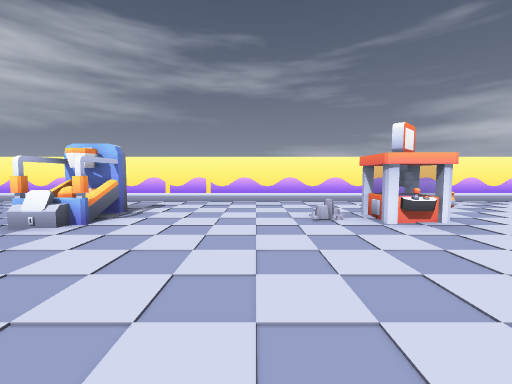
view 1 (above)

23 first-person views from a walk through a level from a Godot 3-D game. The camera is 1.2 m above the floor, tilts 4° down and sees 90° across. The floor is counted in squares, 2 m on a side. Each view is taken from the middle of a square. On the plan, view 1 faces up. The plan holds only what a view shows up to about 9 squares ahead; the rest is blank. The place goes on beyond the plan. Characters and animated objects are not drawn.

view 2
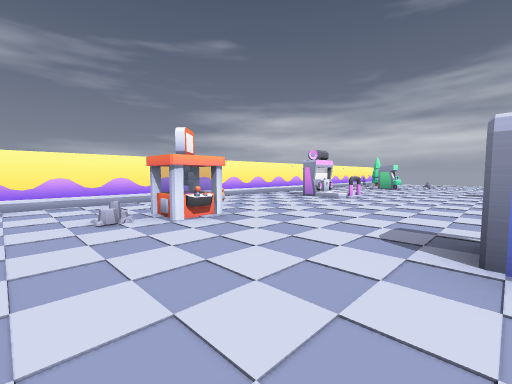

view 3
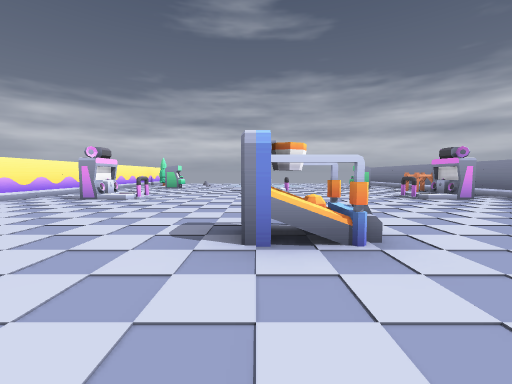

view 4
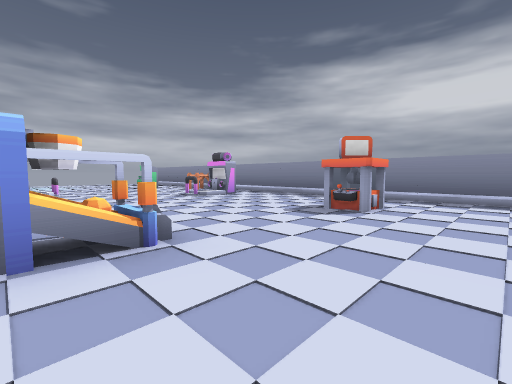

view 5
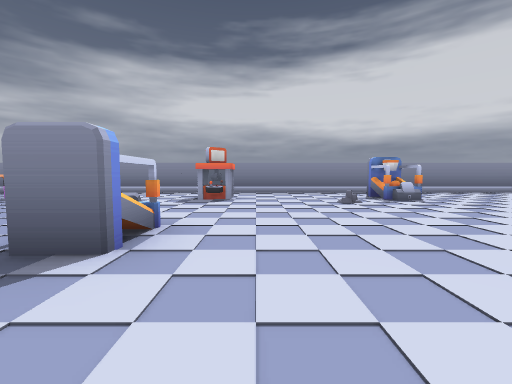

view 6
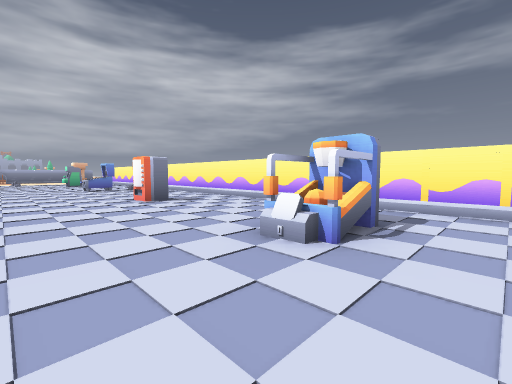

view 7
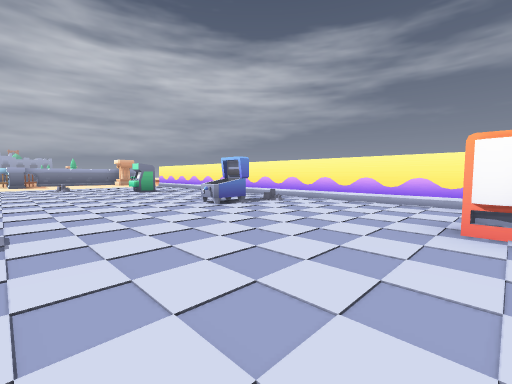

view 8
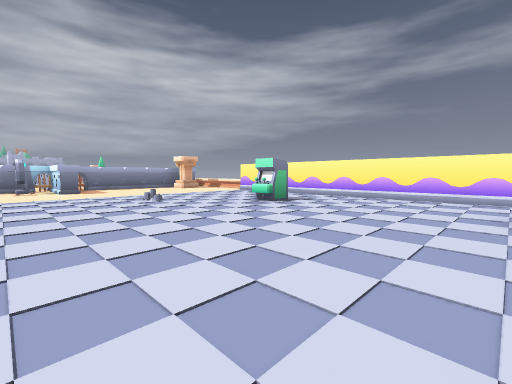

view 9
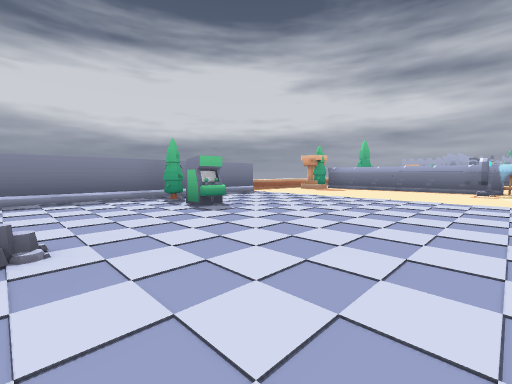

view 10
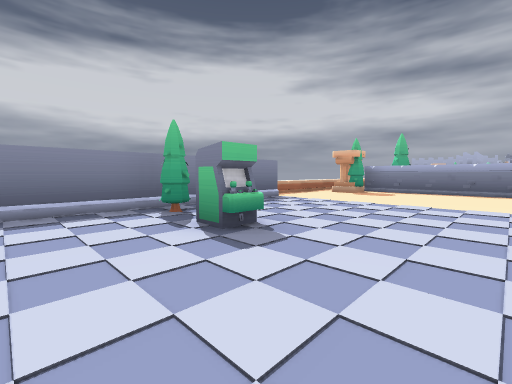

view 11
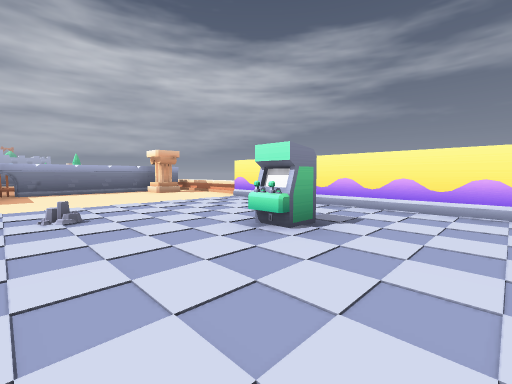

view 12
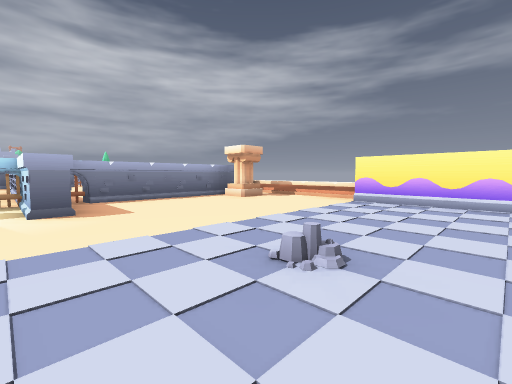

view 13
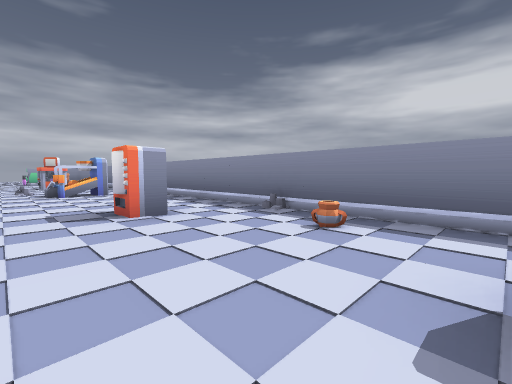

view 14
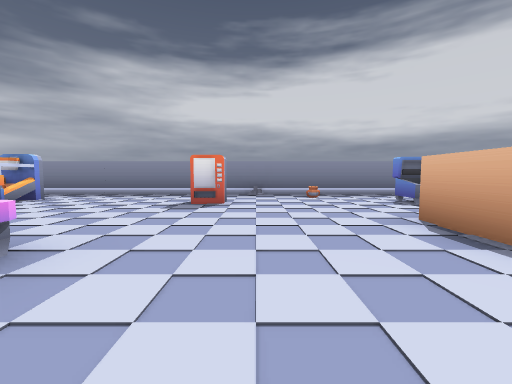

view 15
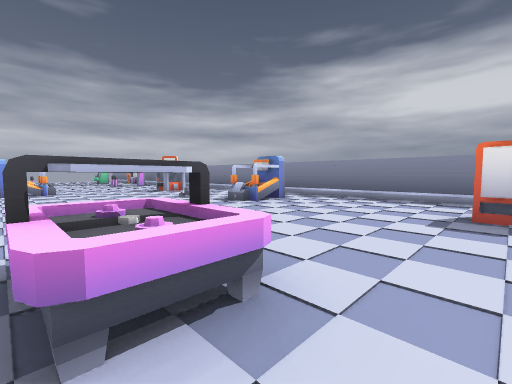

view 16
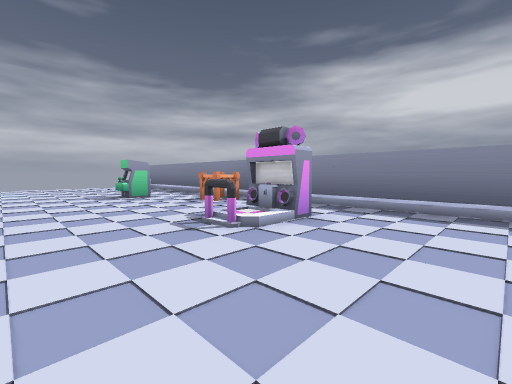

view 17
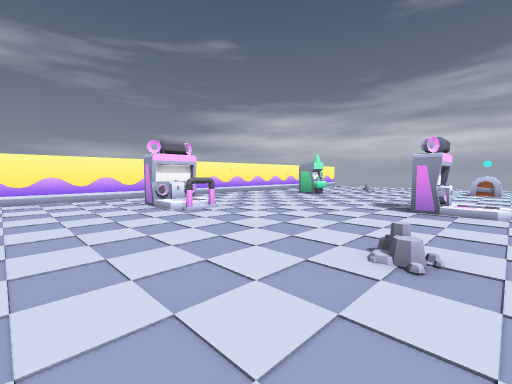

view 18
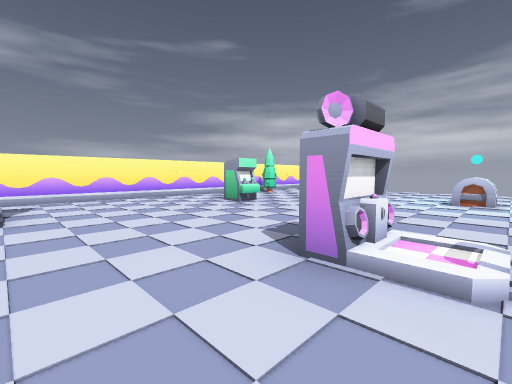

view 19
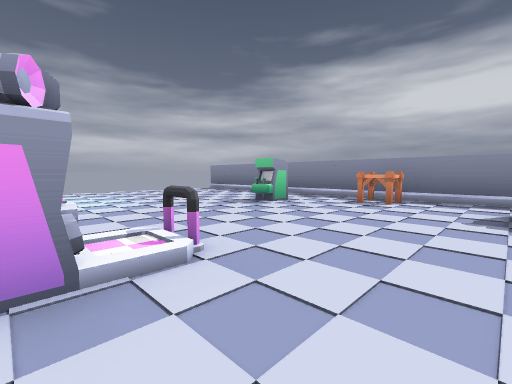

view 20
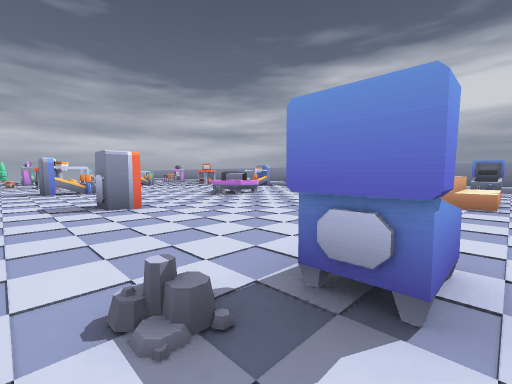

view 21
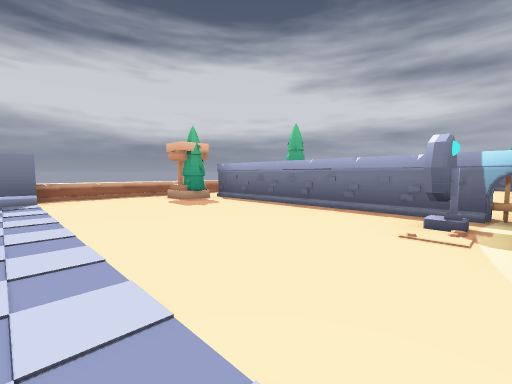

view 22
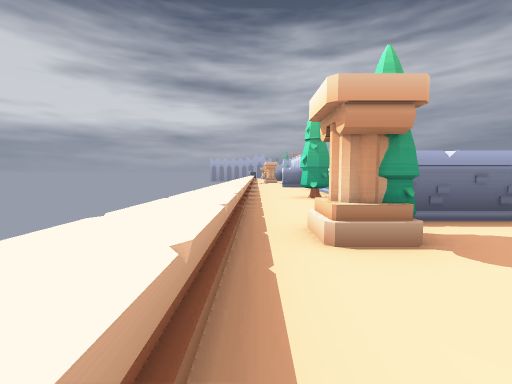

view 23
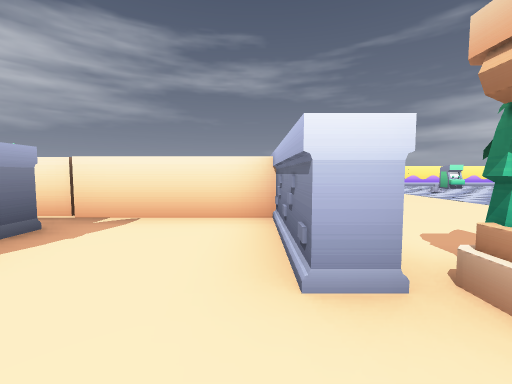

### Floor plan
Key: @ floor where view 1 was taken; # wall or solid block; . floor; D closed door; = window, fence, low wall or low ledge; ^ raised ledge; M machine; B ball; C crate; W wheel; T tree; L column; P pot; O other object.
Columns run from 27 left of view 1 to 12 right of it. Each row starts with its distance up from view 1.
  7     ^^^^
  6      ...#################DD#############
  5     LL........................O........
  4    #.......M...#........##...M...MM...M.
  3    #.......M........O...BB...M...M....M.
  2    #....................................
  1    ###..................................
  0 ######...............^^....@.#......M...
 -1    #W...........^#...^^  ...........M...
 -2    ^...........=^#..... ................
 -3 #^^^....................................
 -4 #..#.......M...=....O...OO...M...M....M.
 -5 T .##......M...#........##...M...MM...M.
 -6  ...LL.....T.....P..................C...
 -7 ........################################
 -8 ^^^^^^^^

Where each view was taken, in squares from view 1:
view 1: 0 up, 0 right, facing up
view 2: 0 up, 0 right, facing up-right
view 3: 0 up, 0 right, facing right
view 4: 0 up, 0 right, facing down-right
view 5: 2 up, 1 right, facing down
view 6: 1 up, 1 left, facing up-left
view 7: 0 up, 7 left, facing up-left
view 8: 1 down, 12 left, facing up-left
view 9: 0 up, 13 left, facing down-left
view 10: 2 down, 14 left, facing down-left
view 11: 1 up, 14 left, facing up-left
view 12: 0 up, 17 left, facing up-left
view 13: 3 down, 11 left, facing down-right
view 14: 1 up, 8 left, facing down
view 15: 0 up, 7 left, facing down-right
view 16: 2 down, 4 right, facing down-right
view 17: 1 down, 4 right, facing up-right
view 18: 1 down, 7 right, facing up-right
view 19: 0 up, 7 right, facing down-right
view 20: 5 up, 12 left, facing down-right
view 21: 0 up, 19 left, facing down-left
view 22: 7 down, 20 left, facing left
view 23: 7 down, 24 left, facing up
